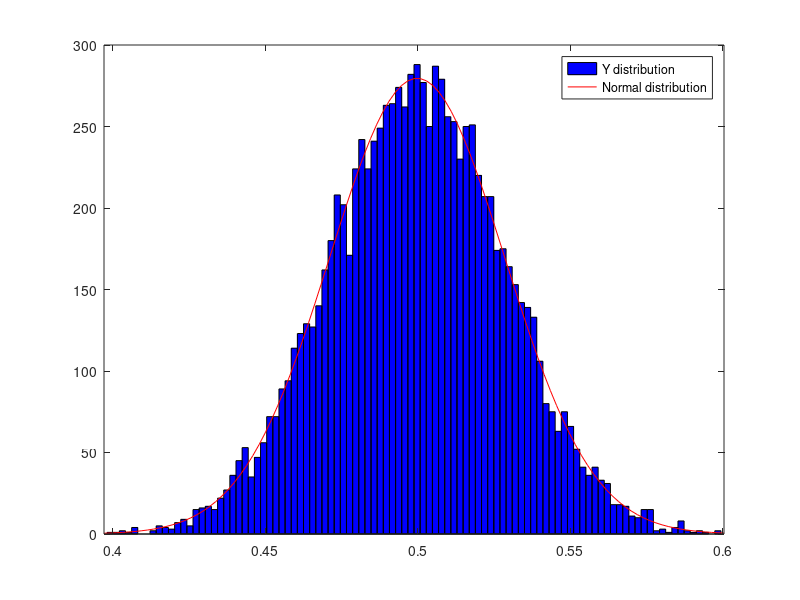

MATLAB code for this plot:
% Exercise 2.6

clc;
clear;
close all;
% Simulation of the central limit theorem
nOfVars = 100;
nOfSamples = 1e4;
X_uniform = rand(nOfVars, nOfSamples);

Y = mean(X_uniform);

h = histfit(Y);
legend("Y distribution", "Normal distribution")